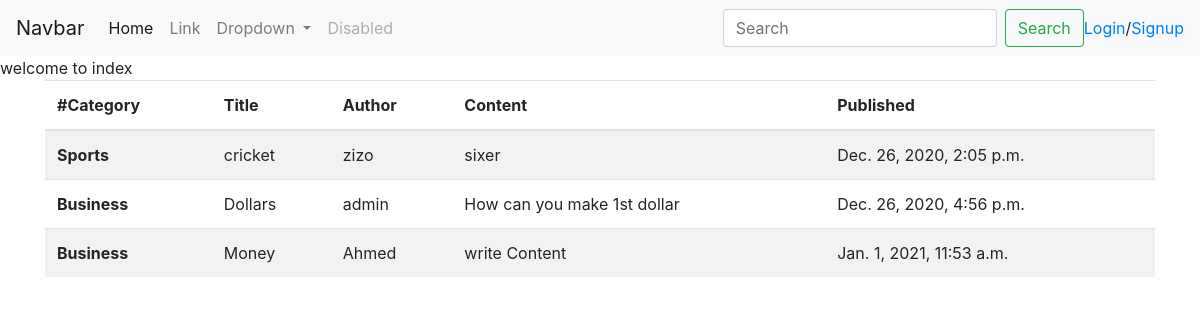
Before: / with the older database file.
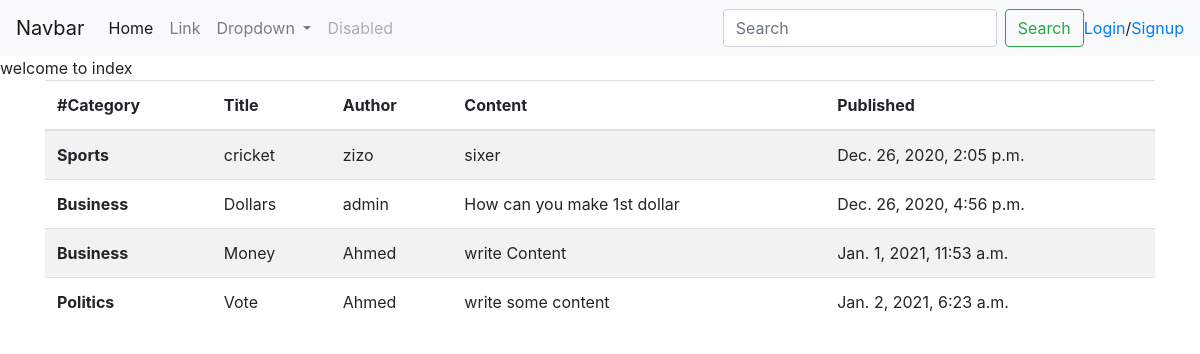
After: the same page with the newer database file.
### blog/models.py (models this page shows, shortened)
class Blog(models.Model):
    category = (
        ('Sports', 'Sports'),
        ('Business', 'Business'),
        ('Computer', 'Computer'),
        ('Entertainment', 'Entertainment'),
        ('Games', 'Games'),
        ('Family', 'Family'),
        ('Travel', 'Travel'),
        ('Fashion', 'Fashion'),
        ('Politics', 'Politics'),
        ('Pets', 'Pets'),
    )
    category = models.CharField(max_length=13, blank=True,null=True, choices= category)
    title = models.CharField(max_length=100)
    content = models.CharField(max_length=1000, null=True,blank=True)
    created = models.DateTimeField(auto_now_add=True)
    user = models.ForeignKey(User, on_delete=models.CASCADE)

### blog/views.py (the view)
# urls.py: path('', index, name='index'),
def index(request):
    blogs = Blog.objects.all()
    context= {'blogs':blogs}
    return render(request, 'index.html',context)

### templates/index.html (shortened to what this page needs)
{% load static %}
<!DOCTYPE html>
<html lang="en">
<head>
<link rel="stylesheet" href="https://maxcdn.bootstrapcdn.com/bootstrap/4.0.0/css/bootstrap.min.css">
</head>
<body>
    <nav class="navbar navbar-expand-lg navbar-light bg-light">
  <a class="navbar-brand" href="#">Navbar</a>
  <div class="collapse navbar-collapse" id="navbarSupportedContent">
    <ul class="navbar-nav mr-auto">
      <li class="nav-item active">
        <a class="nav-link" href="#">Home <span class="sr-only">(current)</span></a>
      </li>
      <li class="nav-item">
        <a class="nav-link" href="#">Link</a>
      </li>
      <li class="nav-item dropdown">
        <a class="nav-link dropdown-toggle" href="#" id="navbarDropdown" role="button" data-toggle="dropdown" aria-haspopup="true" aria-expanded="false">
          Dropdown
        </a>
      </li>
      <li class="nav-item">
        <a class="nav-link disabled" href="#">Disabled</a>
      </li>
    </ul>
    <form class="form-inline my-2 my-lg-0">
      <input class="form-control mr-sm-2" type="search" placeholder="Search" aria-label="Search">
      <button class="btn btn-outline-success my-2 my-sm-0" type="submit">Search</button>
    </form>
       <a class="" href="{% url 'login' %}">Login</a>/
          <a class="" href="{% url 'signup' %}">Signup</a>
  </div>
</nav>
welcome to index
<div class="container">
<table class="table table-striped">
  <thead>
    <tr>
      <th scope="col">#Category </th>
      <th scope="col">Title</th>
      <th scope="col">Author</th>
      <th scope="col">Content</th>
      <th scope="col">Published</th>
    </tr>
  </thead>
  <tbody>
    {% for blogs in blogs %}
    <tr>
      <th scope="row">{{ blogs.category }}</th>
      <td>{{ blogs.title }}</td>
      <td>{{ blogs.user}}</td>
      <td>{{ blogs.content }}</td>
      <td>{{ blogs.created }}</td>
    </tr>
   {% endfor %}
  </tbody>
</table>
</div>
</body>
</html>

Changed rows visible on the page:
added Blog: category "Politics", title "Vote", user "Ahmed", content "write some content", created "Jan. 2, 2021, 6:23 a.m."
